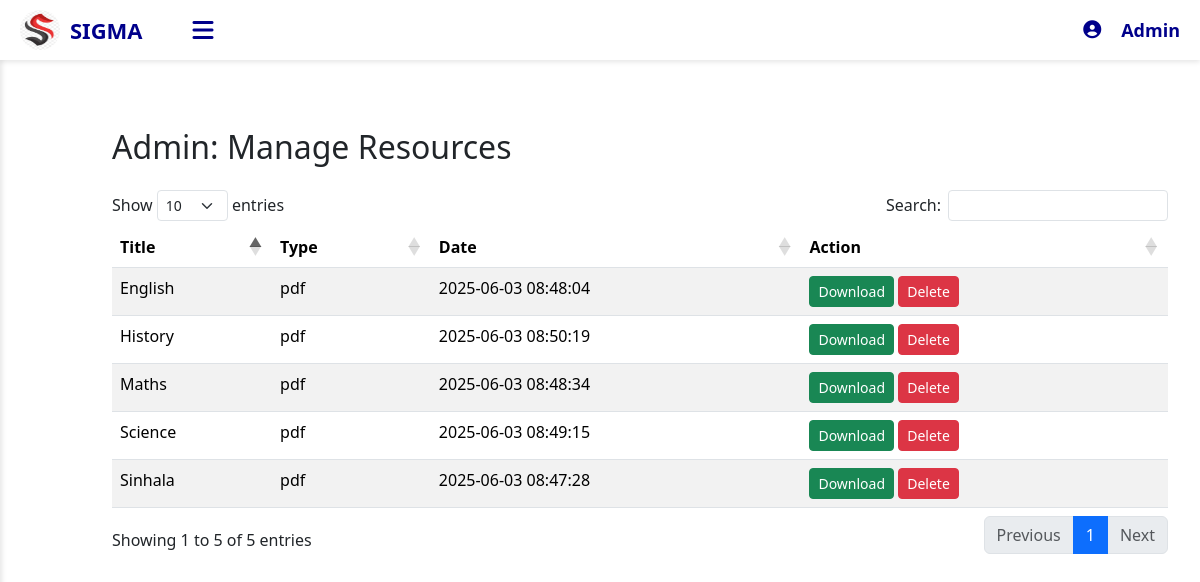
Page /manage_resources.php on the committed database.
### tables this page shows
CREATE TABLE `resources` (
  `id` int(11) NOT NULL,
  `title` varchar(255) DEFAULT NULL,
  `description` text DEFAULT NULL,
  `type` enum('pdf','image','link') DEFAULT NULL,
  `file_path` varchar(255) DEFAULT NULL,
  `link_url` text DEFAULT NULL,
  `uploaded_at` timestamp NOT NULL DEFAULT current_timestamp()
);

### manage_resources.php (the view, shortened to what this page needs)
<?php
include 'ad_home.php';
$conn = new mysqli("localhost", "root", "", "sigma_db");
$sql = "SELECT * FROM resources ORDER BY uploaded_at DESC";
$result = $conn->query($sql);
?>
<!DOCTYPE html>
<html>
<head>
  <link href="https://cdn.jsdelivr.net/npm/bootstrap@5.3.3/dist/css/bootstrap.min.css" rel="stylesheet">
  <link href="https://cdn.datatables.net/1.13.6/css/dataTables.bootstrap5.min.css" rel="stylesheet">
</head>
<body>
    <div class="main-content" id="mainContent">
<div class="container mt-5">
  <h2 class="mb-4">Admin: Manage Resources</h2>
  <table id="resourceTable" class="table table-striped">
    <thead>
      <tr>
        <th>Title</th>
        <th>Type</th>
        <th>Date</th>
        <th>Action</th>
      </tr>
    </thead>
    <tbody>
    <?php while($row = $result->fetch_assoc()): ?>
      <tr>
        <td><?= htmlspecialchars($row['title']) ?></td>
        <td><?= htmlspecialchars($row['type']) ?></td>
        <td><?= $row['uploaded_at'] ?></td>
        <td>
          <?php if ($row['type'] == 'link'): ?>
            <a href="<?= $row['link_url'] ?>" class="btn btn-sm btn-primary" target="_blank">Visit</a>
          <?php else: ?>
            <a href="uploads/<?= $row['file_path'] ?>" class="btn btn-sm btn-success" target="_blank">Download</a>
          <?php endif; ?>
          <a href="manage_resources.php?delete_id=<?= $row['id'] ?>" onclick="return confirm('Delete this resource?')" class="btn btn-sm btn-danger">Delete</a>
        </td>
      </tr>
    <?php endwhile; ?>
    </tbody>
  </table>
</div>
</body>
</html>

### ad_home.php (style rules this page uses)
body { margin: 0; padding: 0; font-family: "Roboto", sans-serif; }

### manage_resources.php (style rules this page uses)
.main-content { margin-left: 80px; margin-top: 60px; padding: 20px; transition: margin-left 0.3s ease; }

### rows in the picture
resources: title "History", type "pdf", uploaded_at "2025-06-03 08:50:19"
resources: title "Science", type "pdf", uploaded_at "2025-06-03 08:49:15"
resources: title "Maths", type "pdf", uploaded_at "2025-06-03 08:48:34"
resources: title "English", type "pdf", uploaded_at "2025-06-03 08:48:04"
resources: title "Sinhala", type "pdf", uploaded_at "2025-06-03 08:47:28"
